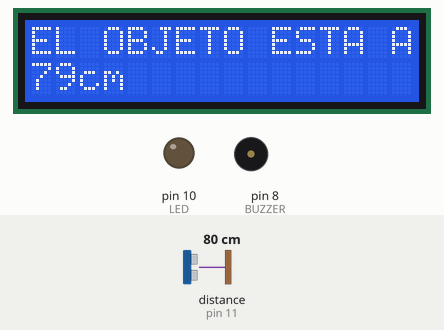
Simulated run of this sketch. Board: Arduino Uno, built with avr-gcc and run on an emulated ATmega328P. On the bench: 16×2 character LCD, output pins drawn as LEDs (lit = HIGH), buzzer (waves = sounding). Wiring (inferred from the names in the program): ultrasonic range finder: trigger pin 12; echo pin 11. Dashed ring = blinking. Inputs (shaded band) come from the test bench; at power-on: distance to the obstacle (sensor on pin 11) 80 cm. The echo pulse lasts 58.3 µs per cm; pins used as bus, display or sensor lines are not drawn.

Above: at 1.2 s.
1.3 s: distance to the obstacle (sensor on pin 11) set to 8 cm
At 2.7 s:
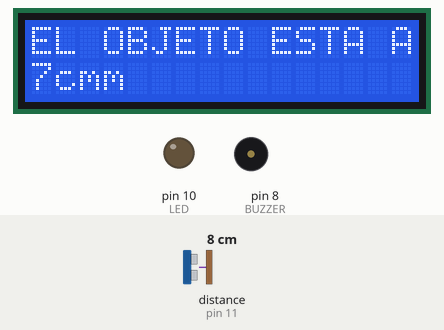
3.0 s: distance to the obstacle (sensor on pin 11) set to 5 cm
At 3.91 s:
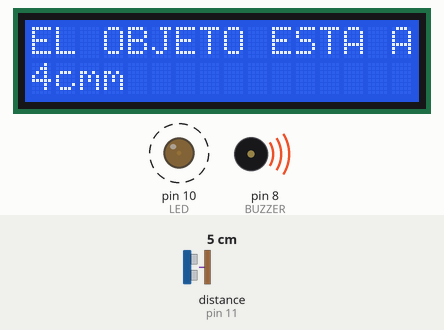
5.5 s: distance to the obstacle (sensor on pin 11) set to 9 cm
At 6.8 s:
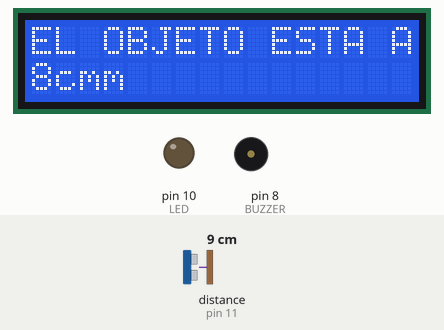
7.2 s: distance to the obstacle (sensor on pin 11) set to 2 cm
At 7.57 s:
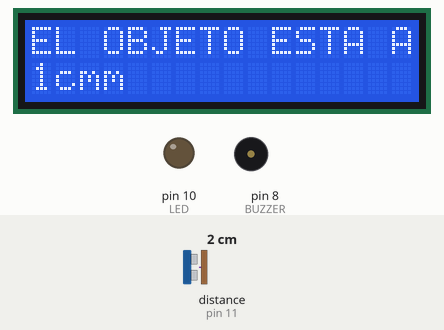
Timing chart, 0 to 17.2 s (numbered marks = the images above; inputs shaded):
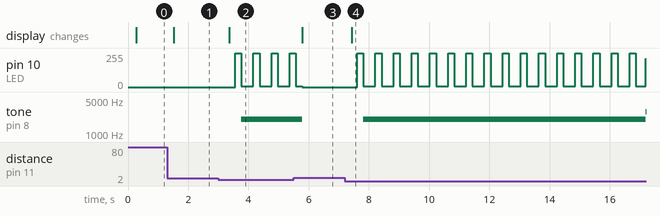

The sketch:

LCD_SENSORDISTANCIA.ino
```cpp
#include <LiquidCrystal.h>

LiquidCrystal lcd(7, 6, 5, 4, 3, 2); // Pines a los que esta conectado el lcd

int TRIG = 12;
int ECHO = 11;
int DURACION;
int DISTANCIA;
int BUZZER = 8;

int LED = 10;

float sinVal;
int toneVal;

void setup() {
  lcd.begin(16, 2); //Columnas, Filas
  pinMode(TRIG, OUTPUT);
  pinMode(ECHO, INPUT);
  pinMode(BUZZER, OUTPUT);
  pinMode(LED, OUTPUT);
}

void loop() {

  digitalWrite(TRIG, HIGH);
  delay(1);
  digitalWrite(TRIG, LOW);

  DURACION = pulseIn(ECHO, HIGH);
  DISTANCIA = DURACION / 58.2;

  delay(200);

  lcd.setCursor(0, 0);
  lcd.print("EL OBJETO ESTA A: ");
  lcd.setCursor(0, 1);
  lcd.print(DISTANCIA);
  lcd.print("cm");

  if (DISTANCIA <= 5){
    for(int i = 0; i < 180; i++){
      //Convertimos de grados a radianes
      sinVal = (sin(i * (3.1412 / 180)));

      //Generar una frecuencia a partir del valor de sin
      toneVal = 2000 + (int(sinVal * 1000));

      tone(BUZZER, toneVal); //(pin, frecuency, duration)
      analogWrite(LED, map(toneVal, 2000, 3000, 0, 255));
      delay(2);
    }
  } else {
    noTone(BUZZER);
    digitalWrite(LED, LOW);
  }

}
```

Measured:
- the behaviour switches between 7 and 6 cm on distance to the obstacle (sensor on pin 11) (found by bisection; images 1 and 2)
- after the input at 1.3 s, the display: changes after 0.22 s (image 1)
- after the input at 3.0 s, pin 10 (LED): alternates 254/255 for 0.21 s and 4/255 for 0.40 s, starting after 0.56 s; tone on pin 8 (BUZZER): silent → 2017 Hz after 0.77 s; the display: changes after 0.37 s (image 2)
- after the input at 5.5 s, tone on pin 8 (BUZZER): 2017 Hz → silent after 0.28 s; the display: changes after 0.28 s (image 3)
- after the input at 7.2 s, pin 10 (LED): 0/255 → 254/255 after 0.41 s, → 4/255 0.21 s later, → 254/255 0.40 s later, → 4/255 0.21 s later, … (33 changes in this stretch); tone on pin 8 (BUZZER): silent → 2017 Hz after 0.62 s, → 2838 Hz 9.4 s later; the display: changes after 0.22 s (image 4)
